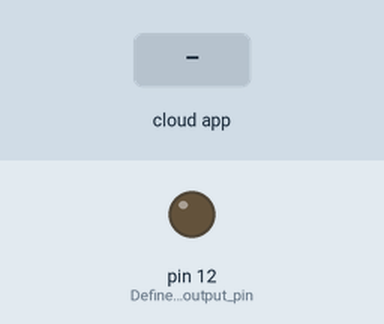
The sketch below on a simulated Arduino Uno, built with avr-gcc and run on an emulated ATmega328P. On the bench: output pins drawn as LEDs (lit = HIGH). Inputs (shaded band) come from the test bench. The ROS host is connected and sends only what is stated.

Above: at 1.2 s.
1.3 s: the phone or cloud app sets valve to 1
At 1.6 s:
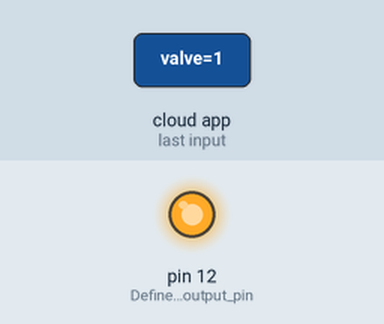
2.8 s: the phone or cloud app sets valve to 0
At 3.9 s:
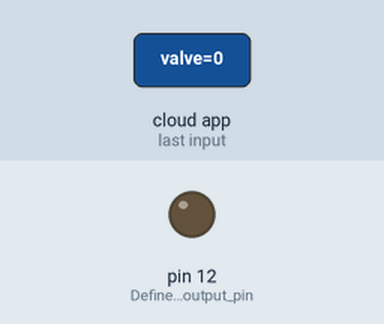
Timing chart, 0 to 5.8 s (numbered marks = the images above; inputs shaded):
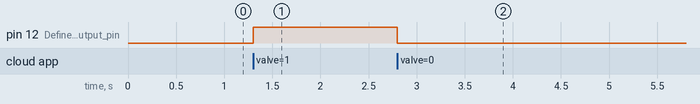

The sketch:

spray.ino
```cpp
#include <ros.h>
#include <std_msgs/Bool.h>
#include <std_msgs/String.h>

ros::NodeHandle node;
std_msgs::String chat;
ros::Publisher pub("arduino", &chat);

void ledCallback(const std_msgs::Bool &is_led_on){
  if (is_led_on.data) {
    digitalWrite(12, HIGH);
    chat.data = "on!";
  } else {
    digitalWrite(12, LOW);
    chat.data = "off!";
  }
  pub.publish(&chat);
}

ros::Subscriber<std_msgs::Bool> sub("valve", &ledCallback);

void setup()
{
  pinMode(12, OUTPUT); // Define the output pin
  node.initNode();
  node.subscribe(sub);
  node.advertise(pub);
}

void loop()
{
  node.spinOnce();
  delay(1);
}
```

Measured:
- after the input at 1.3 s, pin 12 (Define_the_output_pin): LOW → HIGH at once
- after the input at 2.8 s, pin 12 (Define_the_output_pin): HIGH → LOW at once
